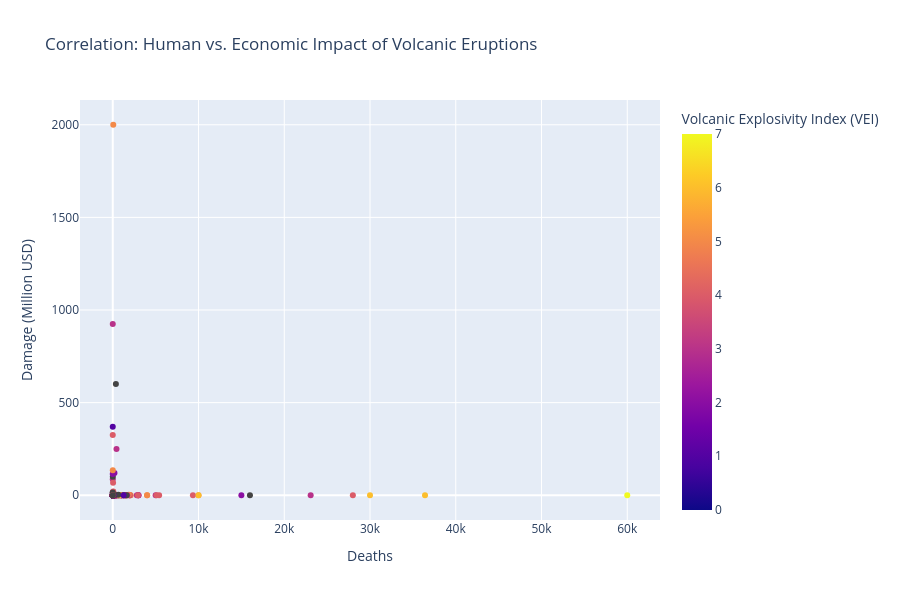

The code cell stored with this chart in its notebook:
### Markdown cell above
Scatter plot deaths vs damage

### Code cell
import plotly.express as px

def build_combined_impact_df(df):
    """
    Prepares a consolidated dataset to analyze the intersection of 
    human casualties and economic impact.
    """
    
    # 1. Feature Subsetting:
    # Select specific dimensions for the correlation analysis:
    # - Metadata: Name, Year, Country
    # - Metrics: Total Deaths, Economic Damage
    # - Stratification variable: VEI (Volcanic Explosivity Index)
    combined = df[['Name', 'Year', 'Country', 'Total Deaths', 'Total Damage ($Mil)', 'VEI']].copy()

    # 2. Data Imputation:
    # Fill missing numerical values (NaN) with 0. This assumes that missing data 
    # implies negligible or unrecorded impact, allowing for proper plotting.
    combined['Total Deaths'] = combined['Total Deaths'].fillna(0)
    combined['Total Damage ($Mil)'] = combined['Total Damage ($Mil)'].fillna(0)

    return combined

def render_death_vs_damage(df):
    """
    Generates a multivariate scatter plot to investigate the correlation 
    between human loss (Deaths) and economic loss (Damage).
    """
    
    # 1. Multivariate Visualization:
    # - X-Axis: Human Impact (Deaths)
    # - Y-Axis: Economic Impact (Financial loss in Millions)
    # - Color Encoding: Adds a 3rd dimension (VEI) to visualize if higher intensity
    #   eruptions correlate with higher damages or deaths.
    fig = px.scatter(
        df,
        x='Total Deaths',
        y='Total Damage ($Mil)',
        color='VEI', # Stratify data points by eruption intensity
        
        # 2. Interactive Data Exploration:
        # Add context on hover to identify specific outliers or historical events.
        hover_data=['Name', 'Year', 'Country'],
        
        title='Correlation: Human vs. Economic Impact of Volcanic Eruptions',
        labels={
            'Total Deaths': 'Deaths',
            'Total Damage ($Mil)': 'Damage (Million USD)',
            'VEI': 'Volcanic Explosivity Index (VEI)'
        }
    )

    # 3. Layout Configuration:
    # Set fixed height for readability. 
    # Note: Logarithmic scales (log_x, log_y) are often recommended here due to 
    # extreme outliers, but linear scale is kept as per default.
    fig.update_layout(height=600)

    return fig

# Execution pipeline
combined_df = build_combined_impact_df(df)
fig = render_death_vs_damage(combined_df)
fig.show()

### Figure 1 — Plotly figure (JSON) as saved in the notebook; plotly's stock layout.template omitted (floating-point values rounded to 4 significant figures; data arrays with more than 128 entries replaced by an {"elided": "..."} marker saying what was removed)
{"data": [{"customdata": {"elided": "888x3 mixed values"}, "hovertemplate": "Deaths=%{x}<br>Damage (Million USD)=%{y}<br>Name=%{customdata[0]}<br>Year=%{customdata[1]}<br>Country=%{customdata[2]}<br>Volcanic Explosivity Index (VEI)=%{marker.color}<extra></extra>", "legendgroup": "", "marker": {"color": {"elided": "888 float values"}, "coloraxis": "coloraxis", "symbol": "circle"}, "mode": "markers", "name": "", "orientation": "v", "showlegend": false, "type": "scatter", "x": {"elided": "888 float values"}, "xaxis": "x", "y": {"elided": "888 float values"}, "yaxis": "y"}], "layout": {"coloraxis": {"colorbar": {"title": {"text": "Volcanic Explosivity Index (VEI)"}}, "colorscale": [[0, "#0d0887"], [0.1111, "#46039f"], [0.2222, "#7201a8"], [0.3333, "#9c179e"], [0.4444, "#bd3786"], [0.5556, "#d8576b"], [0.6667, "#ed7953"], [0.7778, "#fb9f3a"], [0.8889, "#fdca26"], [1, "#f0f921"]]}, "height": 600, "legend": {"tracegroupgap": 0}, "title": {"text": "Correlation: Human vs. Economic Impact of Volcanic Eruptions"}, "xaxis": {"anchor": "y", "domain": [0, 1], "title": {"text": "Deaths"}}, "yaxis": {"anchor": "x", "domain": [0, 1], "title": {"text": "Damage (Million USD)"}}}}
